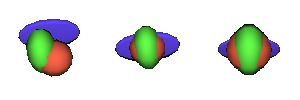

The script that drew this image:
#!/usr/bin/env python

# Demonstrate vtkProcrustesAlignmentFilter with StartFromCentroid enabled,
# comparing rigid body and similarity alignment in a 3-viewport layout.

# Factory overrides
import vtkmodules.vtkInteractionStyle  # noqa: F401
import vtkmodules.vtkRenderingFreeType  # noqa: F401
import vtkmodules.vtkRenderingOpenGL2  # noqa: F401

from vtkmodules.vtkCommonTransforms import vtkTransform
from vtkmodules.vtkFiltersGeneral import (
    vtkMultiBlockDataGroupFilter,
    vtkTransformPolyDataFilter,
)
from vtkmodules.vtkFiltersHybrid import vtkProcrustesAlignmentFilter
from vtkmodules.vtkFiltersSources import vtkSphereSource
from vtkmodules.vtkRenderingCore import (
    vtkActor,
    vtkPolyDataMapper,
    vtkRenderWindow,
    vtkRenderWindowInteractor,
    vtkRenderer,
)

# Create a sphere and two distorted copies
sphere = vtkSphereSource()

transform_1 = vtkTransform()
transform_1.Translate(0.2, 0.1, 0.3)
transform_1.Scale(1.3, 1.1, 0.8)

transform_2 = vtkTransform()
transform_2.Translate(0.3, 0.7, 0.1)
transform_2.Scale(1.0, 0.1, 1.8)

transformer_1 = vtkTransformPolyDataFilter()
transformer_1.SetInputConnection(sphere.GetOutputPort())
transformer_1.SetTransform(transform_1)

transformer_2 = vtkTransformPolyDataFilter()
transformer_2.SetInputConnection(sphere.GetOutputPort())
transformer_2.SetTransform(transform_2)

# -- Viewport 0: original shapes --
mapper_0a = vtkPolyDataMapper()
mapper_0a.SetInputConnection(sphere.GetOutputPort())
actor_0a = vtkActor()
actor_0a.SetMapper(mapper_0a)
actor_0a.GetProperty().SetDiffuseColor(1.0000, 0.3882, 0.2784)

mapper_0b = vtkPolyDataMapper()
mapper_0b.SetInputConnection(transformer_1.GetOutputPort())
actor_0b = vtkActor()
actor_0b.SetMapper(mapper_0b)
actor_0b.GetProperty().SetDiffuseColor(0.3882, 1.0000, 0.2784)

mapper_0c = vtkPolyDataMapper()
mapper_0c.SetInputConnection(transformer_2.GetOutputPort())
actor_0c = vtkActor()
actor_0c.SetMapper(mapper_0c)
actor_0c.GetProperty().SetDiffuseColor(0.3882, 0.2784, 1.0000)

# -- Procrustes rigid body alignment with centroid start --
group = vtkMultiBlockDataGroupFilter()
group.AddInputConnection(sphere.GetOutputPort())
group.AddInputConnection(transformer_1.GetOutputPort())
group.AddInputConnection(transformer_2.GetOutputPort())

procrustes_1 = vtkProcrustesAlignmentFilter()
procrustes_1.SetInputConnection(group.GetOutputPort())
procrustes_1.GetLandmarkTransform().SetModeToRigidBody()
procrustes_1.StartFromCentroidOn()
procrustes_1.Update()

# -- Viewport 1: rigid body aligned shapes --
mapper_1a = vtkPolyDataMapper()
mapper_1a.SetInputData(procrustes_1.GetOutput().GetBlock(0))
actor_1a = vtkActor()
actor_1a.SetMapper(mapper_1a)
actor_1a.GetProperty().SetDiffuseColor(1.0000, 0.3882, 0.2784)

mapper_1b = vtkPolyDataMapper()
mapper_1b.SetInputData(procrustes_1.GetOutput().GetBlock(1))
actor_1b = vtkActor()
actor_1b.SetMapper(mapper_1b)
actor_1b.GetProperty().SetDiffuseColor(0.3882, 1.0000, 0.2784)

mapper_1c = vtkPolyDataMapper()
mapper_1c.SetInputData(procrustes_1.GetOutput().GetBlock(2))
actor_1c = vtkActor()
actor_1c.SetMapper(mapper_1c)
actor_1c.GetProperty().SetDiffuseColor(0.3882, 0.2784, 1.0000)

# -- Procrustes similarity alignment (default) --
procrustes_2 = vtkProcrustesAlignmentFilter()
procrustes_2.SetInputConnection(group.GetOutputPort())
procrustes_2.Update()

# -- Viewport 2: similarity aligned shapes --
mapper_2a = vtkPolyDataMapper()
mapper_2a.SetInputData(procrustes_2.GetOutput().GetBlock(0))
actor_2a = vtkActor()
actor_2a.SetMapper(mapper_2a)
actor_2a.GetProperty().SetDiffuseColor(1.0000, 0.3882, 0.2784)

mapper_2b = vtkPolyDataMapper()
mapper_2b.SetInputData(procrustes_2.GetOutput().GetBlock(1))
actor_2b = vtkActor()
actor_2b.SetMapper(mapper_2b)
actor_2b.GetProperty().SetDiffuseColor(0.3882, 1.0000, 0.2784)

mapper_2c = vtkPolyDataMapper()
mapper_2c.SetInputData(procrustes_2.GetOutput().GetBlock(2))
actor_2c = vtkActor()
actor_2c.SetMapper(mapper_2c)
actor_2c.GetProperty().SetDiffuseColor(0.3882, 0.2784, 1.0000)

# -- Renderers --
renderer_0 = vtkRenderer()
renderer_0.AddActor(actor_0a)
renderer_0.AddActor(actor_0b)
renderer_0.AddActor(actor_0c)
renderer_0.SetBackground(1, 1, 1)
renderer_0.SetViewport(0.0, 0.0, 0.33, 1.0)

renderer_1 = vtkRenderer()
renderer_1.AddActor(actor_1a)
renderer_1.AddActor(actor_1b)
renderer_1.AddActor(actor_1c)
renderer_1.SetBackground(1, 1, 1)
renderer_1.SetViewport(0.33, 0.0, 0.66, 1.0)

renderer_2 = vtkRenderer()
renderer_2.AddActor(actor_2a)
renderer_2.AddActor(actor_2b)
renderer_2.AddActor(actor_2c)
renderer_2.SetBackground(1, 1, 1)
renderer_2.SetViewport(0.66, 0.0, 1.0, 1.0)

# Window
render_window = vtkRenderWindow()
render_window.AddRenderer(renderer_0)
render_window.AddRenderer(renderer_1)
render_window.AddRenderer(renderer_2)
render_window.SetSize(300, 100)
render_window.SetWindowName("procrustes rigid centroid")

# Interactor
interactor = vtkRenderWindowInteractor()
interactor.SetRenderWindow(render_window)

# Scene
renderer_0.ResetCamera()
renderer_0.GetActiveCamera().SetPosition(1, -1, 0)
renderer_0.ResetCamera()

# Share camera from renderer_0 (matches original test)
renderer_1.SetActiveCamera(renderer_0.GetActiveCamera())

renderer_2.ResetCamera()
renderer_2.GetActiveCamera().SetPosition(1, -1, 0)
renderer_2.ResetCamera()

interactor.Initialize()
interactor.Start()
